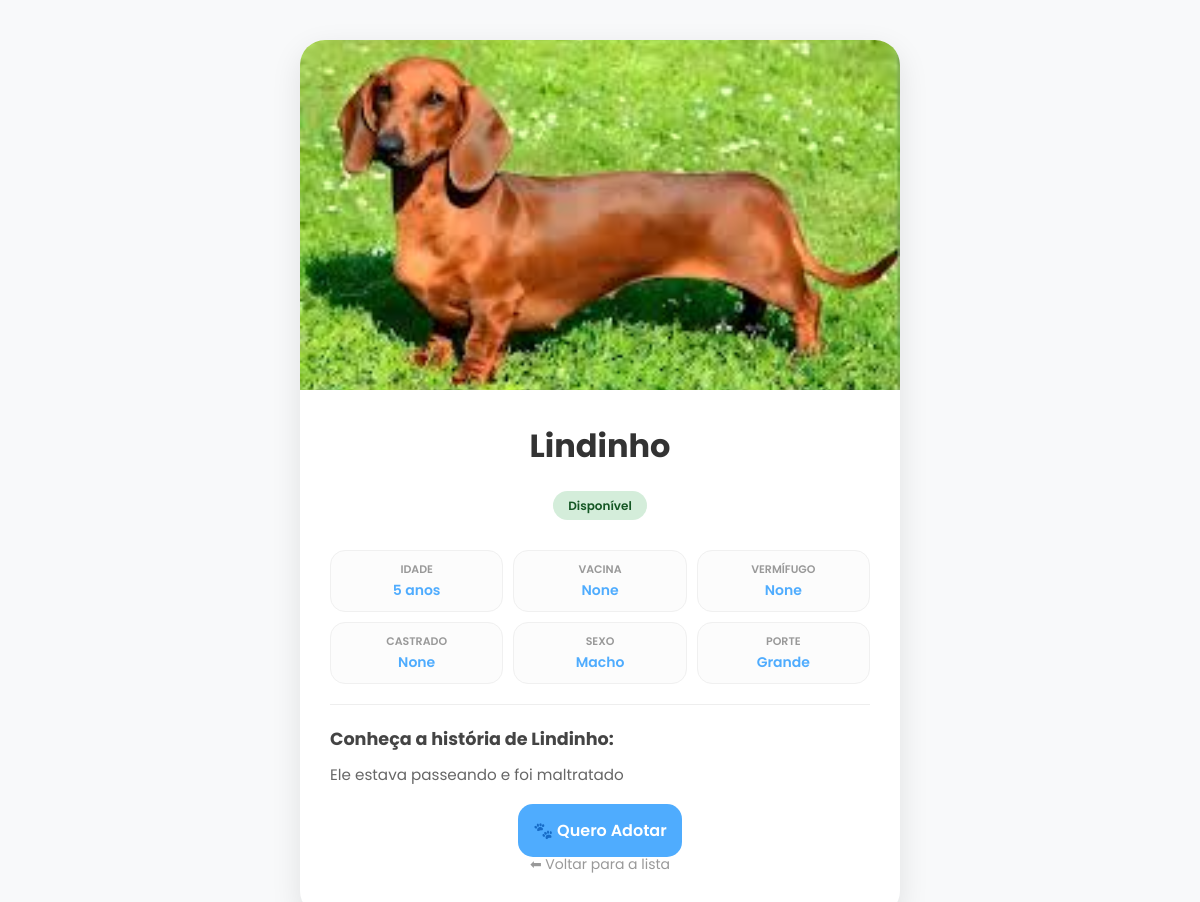
The app's page /cachorro/3 with its own data.
### tables this page shows
CREATE TABLE cachorros (
    id INTEGER PRIMARY KEY AUTOINCREMENT,
    nome TEXT,
    idade TEXT,
    status TEXT,
    vacina TEXT,
    vermifugo TEXT,
    descricao TEXT,
    castrado TEXT,
    sexo TEXT,
    porte TEXT,
    imagem TEXT,
    aprovado INTEGER DEFAULT 0
);

### app.py (the view)
@app.route("/cachorro/<int:id>")
def pagina_cachorro(id):
    dog = pegar_cachorro_por_id(id)
    if dog is None:
        return "Cachorro não encontrado!", 404
    return render_template(
        "cachorro.html",
        dog=dog
    )

### app.py (called while the page is built)
def pegar_cachorro_por_id(id):
    conexao = sqlite3.connect("dados.db")
    conexao.row_factory = sqlite3.Row
    cursor = conexao.cursor()
    cursor.execute(
        "SELECT * FROM cachorros WHERE id = ?",
        (id,)
    )
    dog = cursor.fetchone()
    conexao.close()
    return dog

### templates/cachorro.html (shortened to what this page needs)
<!DOCTYPE html>
<html lang="pt-br">
<head>
    <link rel="stylesheet" href="{{ url_for('static', filename='style.css') }}">
</head>
<body>
<div class="perfil">
    <div class="perfil-img-container">
        <img class="perfil-img" src="{{ url_for('static', filename='imagens/' + dog.imagem) }}" alt="{{ dog.nome }}">
    </div>
    <div class="perfil-content">
        <h1>{{ dog.nome }}</h1>
        <span class="status
            {% if dog.status == 'Disponível' %}
                disponivel
            {% else %}
                adotado
            {% endif %}
        ">
            {{ dog.status }}
        </span>
        <div class="info-grid">
            <div class="info-item">
                <span class="label">Idade</span>
                <span class="value">{{ dog.idade }}</span>
            </div>
            <div class="info-item">
                <span class="label">Vacina</span>
                <span class="value">{{ dog.vacina }}</span>
            </div>
            <div class="info-item">
                <span class="label">Vermífugo</span>
                <span class="value">{{ dog.vermifugo }}</span>
            </div>
            <div class="info-item">
                <span class="label">Castrado</span>
                <span class="value">{{ dog.castrado }}</span>
            </div>
            <div class="info-item">
                <span class="label">Sexo</span>
                <span class="value">{{ dog.sexo }}</span>
            </div>
            <div class="info-item">
                <span class="label">Porte</span>
                <span class="value">{{ dog.porte }}</span>
            </div>
        </div>
        <hr style="border: 0; border-top: 1px solid #eee; margin: 20px 0;">
        <div class="descricao">
            <h3>Conheça a história de {{ dog.nome }}:</h3>
            <p>{{ dog.descricao }}</p>
        </div>
        <div class="acoes-mobile-sticky">
            {% if dog.status == "Disponível" %}
                <a href="https://docs.google.com/forms/d/e/1FAIpQLSeItJB35wnElWKNYVKkf5vnYyrNAiBd7c5c6GhHXIBOi_1F2w/viewform?usp=pp_url&entry.2005620554={{ dog.nome | urlencode }}"
                   target="_blank" class="botao-adotar">
                   🐾 Quero Adotar
                </a>
            {% endif %}
        </div>
        <div class="acoes">
            <a href="/" class="botao-voltar">⬅ Voltar para a lista</a>
        </div>
    </div>
</div>
</body>
</html>

### static/style.css (style rules this page uses)
:root { --primary: #4facfe; --secondary: #00f2fe; --bg-body: #f8f9fa; --text-dark: #333; --white: #ffffff; --shadow: 0 4px 15px rgba(0, 0, 0, 0.08); }
* { margin: 0; padding: 0; box-sizing: border-box; }
body { font-family: 'Poppins', sans-serif; background-color: var(--bg-body); color: var(--text-dark); line-height: 1.6; }
.status { display: inline-block; padding: 5px 15px; border-radius: 20px; font-size: 12px; font-weight: 600; margin: 10px 0; }
.disponivel { background: #d4edda; color: #155724; }
.perfil { max-width: 600px; margin: 40px auto; background: white; border-radius: 25px; box-shadow: 0 10px 30px rgba(0,0,0,0.1); overflow: hidden; padding: 0; }
.perfil-img-container { height: 350px; overflow: hidden; }
.perfil-img { width: 100%; height: 100%; object-fit: cover; }
.perfil-content { padding: 30px; text-align: center; }
.perfil-content h1 { margin-bottom: 10px; color: #333; }
.info-grid { display: grid; grid-template-columns: repeat(3, 1fr); gap: 10px; margin: 20px 0; }
.info-item { background: #fcfcfc; padding: 10px; border-radius: 15px; border: 1px solid #f0f0f0; }
.info-item .label { display: block; font-size: 11px; color: #999; text-transform: uppercase; font-weight: 600; }
.info-item .value { display: block; font-size: 14px; font-weight: 600; color: #4facfe; }
.descricao { text-align: left; margin-bottom: 30px; }
.descricao h3 { font-size: 1.1rem; margin-bottom: 10px; color: #444; }
.descricao p { color: #666; font-size: 0.95rem; }
.acoes { display: flex; flex-direction: column; gap: 10px; }
.botao-adotar { background: #4facfe; color: white; padding: 15px; border-radius: 15px; text-decoration: none; font-weight: 600; transition: 0.3s; }
.botao-voltar { color: #999; text-decoration: none; font-size: 14px; padding: 10px; }

### records on screen
cachorros: imagem (picture), nome "Lindinho", status "Disponível", idade "5 anos", sexo "Macho", porte "Grande", descricao "Ele estava passeando e foi maltratado"

### other values on screen
{{ dog.vacina }} "None"
{{ dog.vermifugo }} "None"
{{ dog.castrado }} "None"
